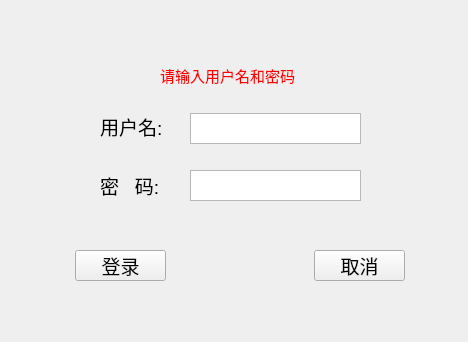
<?xml version="1.0" encoding="UTF-8"?>
<ui version="4.0">
 <class>login</class>
 <widget class="QWidget" name="login">
  <property name="geometry">
   <rect>
    <x>0</x>
    <y>0</y>
    <width>468</width>
    <height>342</height>
   </rect>
  </property>
  <property name="windowTitle">
   <string>Form</string>
  </property>
  <widget class="QPushButton" name="login_button">
   <property name="geometry">
    <rect>
     <x>75</x>
     <y>250</y>
     <width>91</width>
     <height>31</height>
    </rect>
   </property>
   <property name="font">
    <font>
     <family>Arial</family>
     <pointsize>14</pointsize>
    </font>
   </property>
   <property name="text">
    <string>登录</string>
   </property>
  </widget>
  <widget class="QLabel" name="label">
   <property name="geometry">
    <rect>
     <x>100</x>
     <y>116</y>
     <width>71</width>
     <height>21</height>
    </rect>
   </property>
   <property name="font">
    <font>
     <family>Arial</family>
     <pointsize>14</pointsize>
    </font>
   </property>
   <property name="text">
    <string>用户名:</string>
   </property>
  </widget>
  <widget class="QLabel" name="label_2">
   <property name="geometry">
    <rect>
     <x>100</x>
     <y>165</y>
     <width>61</width>
     <height>41</height>
    </rect>
   </property>
   <property name="font">
    <font>
     <family>Arial</family>
     <pointsize>14</pointsize>
    </font>
   </property>
   <property name="text">
    <string>密   码:</string>
   </property>
  </widget>
  <widget class="QPushButton" name="login_button_2">
   <property name="geometry">
    <rect>
     <x>314</x>
     <y>250</y>
     <width>91</width>
     <height>31</height>
    </rect>
   </property>
   <property name="font">
    <font>
     <family>Arial</family>
     <pointsize>14</pointsize>
    </font>
   </property>
   <property name="text">
    <string>取消</string>
   </property>
  </widget>
  <widget class="QTextEdit" name="textEdit">
   <property name="geometry">
    <rect>
     <x>190</x>
     <y>113</y>
     <width>171</width>
     <height>31</height>
    </rect>
   </property>
   <property name="font">
    <font>
     <family>Arial</family>
     <pointsize>11</pointsize>
    </font>
   </property>
  </widget>
  <widget class="QTextEdit" name="textEdit_2">
   <property name="geometry">
    <rect>
     <x>190</x>
     <y>170</y>
     <width>171</width>
     <height>31</height>
    </rect>
   </property>
   <property name="font">
    <font>
     <family>Arial</family>
     <pointsize>11</pointsize>
    </font>
   </property>
  </widget>
  <widget class="QLabel" name="label_3">
   <property name="geometry">
    <rect>
     <x>160</x>
     <y>60</y>
     <width>201</width>
     <height>31</height>
    </rect>
   </property>
   <property name="font">
    <font>
     <family>Arial</family>
     <pointsize>11</pointsize>
    </font>
   </property>
   <property name="styleSheet">
    <string notr="true">color:red</string>
   </property>
   <property name="text">
    <string>请输入用户名和密码</string>
   </property>
  </widget>
 </widget>
 <resources/>
 <connections/>
</ui>
